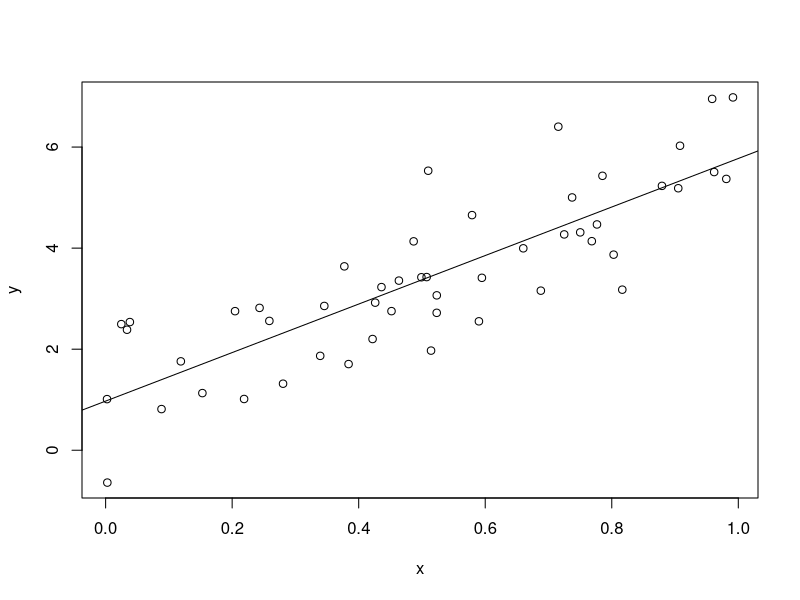
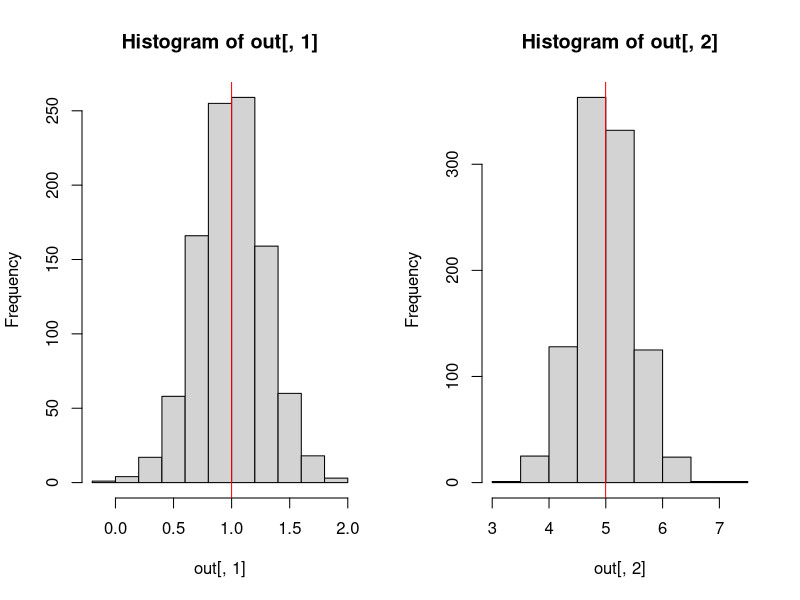
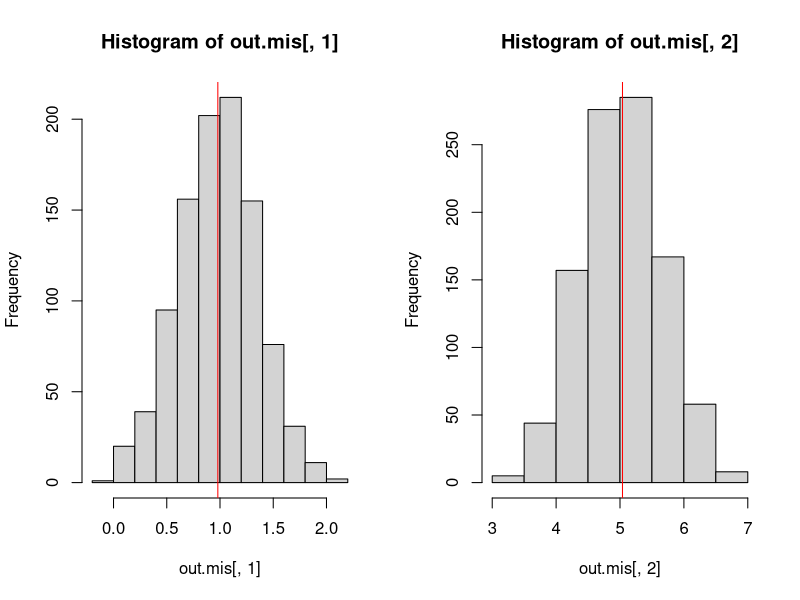
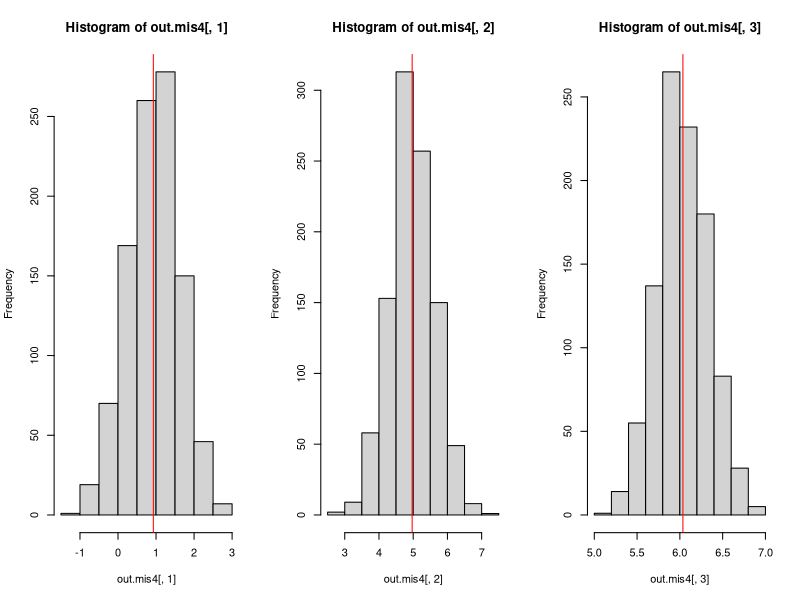
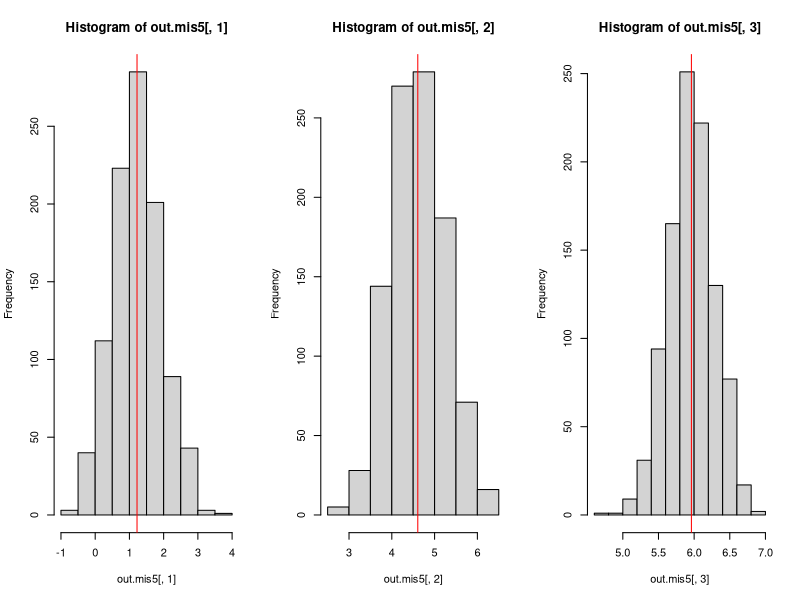

The R source for these figures, in order:
# Generating missing data

# Assume regression model
# y = 1 + 5x + e, where e ~ N(0, 1)

# Simulate full dataset
# n is the sample size (number of cases)
n = 50
# the independent variable can be generated from any distribution
set.seed(48)
x = runif(n)

# Errors from the N(0, 1) distribution
e = rnorm(n)

# y according to our model
y = 1 + 5*x + e

# Plot full dataset
plot(x, y)

# Estimate b0 and b1 (should be around 1 and 5)
summary(lm(y~x))
# Adding the estimated line to the plot
abline(lm(y~x))

# Generate MCAR data by randomly deleting 10% of observations in each of the two variables
p = 0.1
nmiss = round(n*p, 0)

xmis = x
xmis[sample(1:n, nmiss)] = NA

ymis = y
ymis[sample(1:n, nmiss)] = NA


# Estimate b0 and b1 again using complete cases
summary(lm(ymis ~ xmis))

# Is there a bias?
# We need to replicate this experiment many times to answer the question.
# First with no missing data as an example of how simulation works


# Define number of replications 
R <- 1000

### Create a matrix to store output
# We need two columns
out <- matrix(0, R, 2)

### Run the simulation within a for loop
for (i in 1:R) 
{
  e = rnorm(n)
  y = 1 + 5*x + e
  reg = lm(y ~ x)
  out[i,] <- summary(reg)$coef[1:2]
}

### Plot the histograms
par(mfrow = c(1,2))

# b0
hist(out[,1])
abline(v = mean(out[,1]), col = "red")
mean(out[,1])
sd(out[,1])

# b1
hist(out[,2])
abline(v = mean(out[,2]), col = "red")
mean(out[,2])
sd(out[,2])
# Works like a charm!


# Now with missing data

# Analysis function to calculate the regression coefficients
simFun.mis <- function(e, p = 0.1) 
{	
  y = 1 + 5*x + e
  nmiss = round(n*p, 0)
  x[sample(1:n, nmiss)] = NA
  y[sample(1:n, nmiss)] = NA 
  reg = lm(y ~ x)
  summary(reg)$coef[1:2]
}

R <- 1000 # Define number of replications 

### Create a matrix to store output
# We need two columns
out.mis <- matrix(0, R, 2)


### Run the simulation within a for loop
for (i in 1:R) 
{
  out.mis[i,] <- simFun.mis(rnorm(n), 0.2)
}

### Plot the histograms
hist(out.mis[,1])
abline(v = mean(out.mis[,1]), col = "red")
mean(out.mis[,1])
sd(out.mis[,1])

hist(out.mis[,2])
abline(v = mean(out.mis[,2]), col = "red")
mean(out.mis[,2])
sd(out.mis[,2])



# Exercise: Repeat the above experiment about bias by
# a) using mean imputation
# b) using random imputation
# Try either the in-class functions and the mice package:

# Mean imputation function from last time
mean.imp <- function (a)
{
  missing <- is.na(a)
  a.obs <- a[!missing]
  imputed <- a
  imputed[missing] <- mean(a.obs)
  return (imputed)
}

# Alternative: Use mice(data.frame(d), method = "mean", m = 1, maxit = 1)


# Simple random imputation from last time
random.imp <- function (a)
{
  missing <- is.na(a)
  n.missing <- sum(missing)
  a.obs <- a[!missing]
  imputed <- a
  imputed[missing] <- sample (a.obs, n.missing, replace=TRUE)
  return (imputed)
}

# Alternative: Use mice(data.frame(d), method = "sample", m = 1, maxit = 1)










# We now will use a multiple regression model
# x1 and x2 are the predictor variables
# x1 will be completely observed
# y will be completely observed
# x2 will be MAR depending on x1


# Creating MAR data, approx. 10% of x2, those which x1 > 0.9
# Direct way
x1 = runif(n)
x2 = 2 + x1 + rnorm(n, sd=.5)
y = 1 + 5*x1 +6*x2 + rnorm(50)
x2[x1 > 0.9] = NA 
d = data.frame(y, x1, x2)

# Or use ampute function in mice package
x1 = runif(n)
x2 = 2 + x1 + rnorm(n, sd=.5)
y = 1 + 5*x1 +6*x2 + rnorm(50)
m = cbind(y,x1,x2)
m

library(mice)
ampute(m)
ampute(m, prop = 0.6)$amp

# regression imputation
fit = lm(x2 ~ y + x1, data = d)
# Note: for your project x2 is the variable you want to impute
# y, x1, ... will be all completely observed variables

# We use the ic function from mice package 
# It selects the incomplete cases
pred = predict(fit, newdata = ic(d))
# imputed values for x2
pred
# These should go here in place of NAs:
d$x2

# Alternatively, with mice package:
complete(mice(data.frame(d), method = "norm.predict", m = 1, maxit = 1))


# Function to calculate the regression coefficients by regression imputation
# Note it uses the function ic from mice package

simFun.reg <- function(e) 
{	
  y = 1 + 5*x1 +6*x2 + e # Generating data
  x2[x1 > 0.9] = NA # Create MAR for x2
  fit = lm(x2 ~ y + x1) # Regress missing data variable on complete variables
  x2[is.na(x2)] = predict(fit, ic(data.frame(y, x1, x2))) # Imputing the predictions
  reg = lm(y ~ x1 + x2) # Estimate coefficients from the now complete data
  summary(reg)$coef[1:3]
}

### Define number of replications 
R <- 1000

### Create a matrix to store output
# We need two columns
out.mis4 <- matrix(0, R, 3)


### Run the simulation within a for loop
for (i in 1:R) 
{
  out.mis4[i,] <- simFun.reg(rnorm(n))
}

### Plot the histogram
par(mfrow =c(1,3))

hist(out.mis4[,1])
abline(v = mean(out.mis4[,1]), col = "red")
mean(out.mis4[,1])
sd(out.mis4[,1])

hist(out.mis4[,2])
abline(v = mean(out.mis4[,2]), col = "red")
mean(out.mis4[,2])
sd(out.mis4[,2])

hist(out.mis4[,3])
abline(v = mean(out.mis4[,3]), col = "red")
mean(out.mis4[,3])
sd(out.mis4[,3])


### Analysis function to calculate the regression coefficients by hotdeck

simFun.hotdeck <- function(dat) 
{	
   y = 1 + 5*x1 +6*x2 + dat
   # Generates missing x2 if x1 > 0.9
   x2[x1 > 0.9] = NA

   # Calculate all distances using ONLY completely observed data
   d = as.matrix(dist(cbind(y, x1)))
   
   # This will store the new x2 with imputed nearest neighbor values
   imp.x2 = x2
   
   # Loops through the missing values, finds the nearest match and imputes it
   for (j in 1:n) if (is.na(x2[j]))
   {
     # Find minimum distance from missing to non-missing x2s
     min.d = min(d[j,!is.na(x2)])
     # Replaces missing x2 with first nearest non-missing x2
     imp.x2[j] = x2[d[j,]== min.d][1]
   }
  x2 = imp.x2
  reg = lm(y ~ x1 + x2)
  summary(reg)$coef[1:3]
}

R <- 1000

### Create a matrix to store output, we need two columns
out.mis5 <- matrix(0, R, 3)


### Run the simulation within a for loop
for (i in 1:R) 
{
  out.mis5[i,] <- simFun.hotdeck(rnorm(n))
}
par(mfrow=c(1,3))
### Plot the histogram
hist(out.mis5[,1])
abline(v = mean(out.mis5[,1]), col = "red")
mean(out.mis5[,1])
sd(out.mis5[,1])

hist(out.mis5[,2])
abline(v = mean(out.mis5[,2]), col = "red")
mean(out.mis5[,2])
sd(out.mis5[,2])

hist(out.mis5[,3])
abline(v = mean(out.mis5[,3]), col = "red")
mean(out.mis5[,3])
sd(out.mis5[,3])